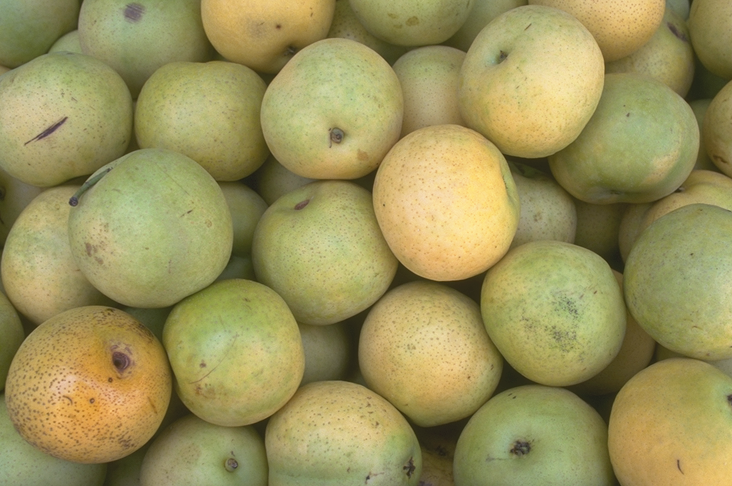
%> input picture 第八章/pears.tif, 732 x 486 px
$ octave --eval "myImrotateUnitTest('pears.tif');"   (GNU Octave 9; MATLAB toolbox functions it lacks are replaced by stand-ins)
%> lines starting %> are read from the running program, lines starting %| are printed output that depends on the picture
### 第八章/myImrotate.m
function rI = myImrotate(I,angle,varargin)
%获取必要的计算参数
[method,bbox] = ParseInputs(varargin{:});
%角度转换为弧度
angle = angle * pi / 180;
%由结果影像范围，计算几何转换关系
R = CalculateTransformMatrix(angle);
%计算结果影像
inSz = size(I);
if strcmpi(bbox,'loose')
    %由四个角点变换后的位置，计算结果影像的大小
    xIn = [1;1;inSz(2);inSz(2)];
    yIn = [1;inSz(1);inSz(1);1];
    [xOut,yOut] = In2Out(R,xIn,yIn);
    %像素取整
    xOutMin = floor( min(xOut) );
    yOutMin = floor( min(yOut) );
    xOutMax = ceil( max(xOut) );
    yOutMax = ceil( max(yOut) );
    outSz = [yOutMax, xOutMax] - [yOutMin, xOutMin] + 1;
    %记录结果影像的左上角点，相对于原始影像坐标系的位置
    xOffset = xOutMin;
    yOffset = yOutMin;
elseif strcmpi(bbox,'crop')
    outSz = inSz(1:2);
    xOffset = 1;
    yOffset = 1;
end
%原始影像数据类型
dataType = class(I);
%波段数
bandNum = size(I,3);
rI = zeros([outSz,bandNum],dataType);
%计算结果影像的格网点位置
[xOut,yOut] = meshgrid(1:outSz(2),1:outSz(1));
%计算结果影像格网点，相对于原始影像坐标系的位置
xOut = xOut(:) - 1 + xOffset;
yOut = yOut(:) - 1 + yOffset;
[xIn,yIn] = Out2In(R,xOut,yOut);
%对应的原始影像坐标
for k = 1:size(I,3)%按波段遍历
	%改变数据类型，满足函数interp2要求，构造临时变量tmp
    tmp = double( I(:,:,k) );
	%采用method方法，内插灰度
    tmp = interp2(tmp, xIn, yIn, method);
    rI(:,:,k) = reshape(tmp, outSz);
end
end

function [method,bbox] = ParseInputs(varargin)
inputNum = length(varargin);%输入参数的个数
method = 'nearest';
bbox = 'loose';
switch inputNum
    case 0
    case 1
        method = varargin{1};
    case 2
        method = varargin{1};
        bbox = varargin{2};
    otherwise
        error('Too many input arguments.');
end
end

function R = CalculateTransformMatrix(angle)
R = [
    cos(angle), -sin(angle);
    sin(angle),  cos(angle);
    ];
end

function [xout,yout] = In2Out(R,xin,yin)
%这里默认输入的x1,y1分别是1列向量，即n-by-1的矩阵
p = [xin,yin] * R;
xout = p(:,1);
yout = p(:,2);
end

function [xin,yin] = Out2In(R,xout,yout)
p = [xout,yout] / R;
xin = p(:,1);
yin = p(:,2);
end

### 第八章/myImrotateUnitTest.m
function myImrotateUnitTest(path)
%> called with path = 'pears.tif'
I = imread(path);
%> I is the input picture: size 486x732x3 uint8; mean R, G, B 154.5, 146.4, 91.1
figure;
subplot(2,3,1);
imshow(I);
rI1 = myImrotate(I,30);
%> in myImrotate, `[method,bbox] = ParseInputs(varargin{:});`: method = 'nearest'; bbox = 'loose'
%> the loop in myImrotate, `for k = 1:size(I,3)` made 3 passes
%> pass 1, in myImrotate, `tmp = double( I(:,:,k) );`:
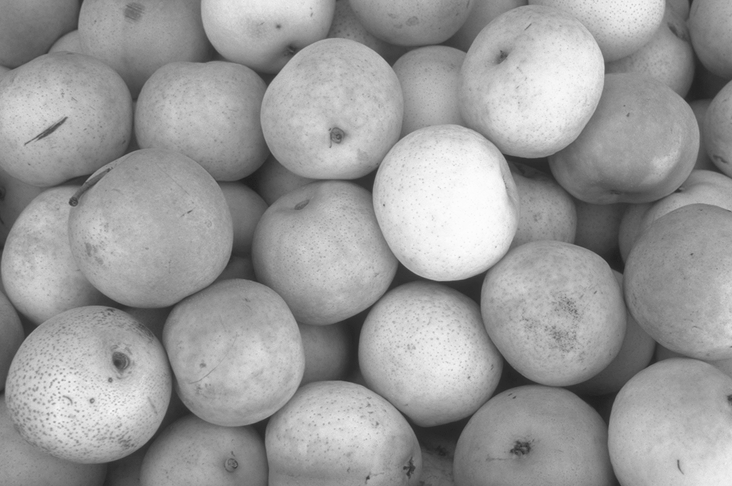
%> tmp: size 486x732 double; min 28, max 253, mean 154.5
%> pass 3, in myImrotate, `tmp = double( I(:,:,k) );`:
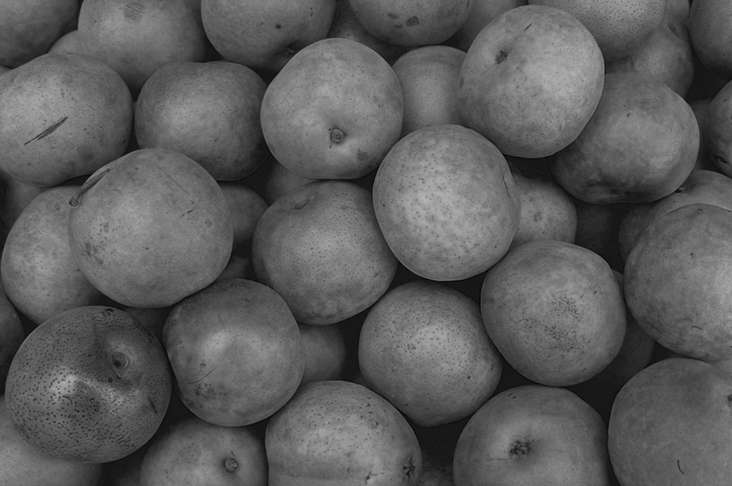
%> tmp: size 486x732 double; min 2, max 182, mean 91.1
%> after the loop in myImrotate, `for k = 1:size(I,3)`:
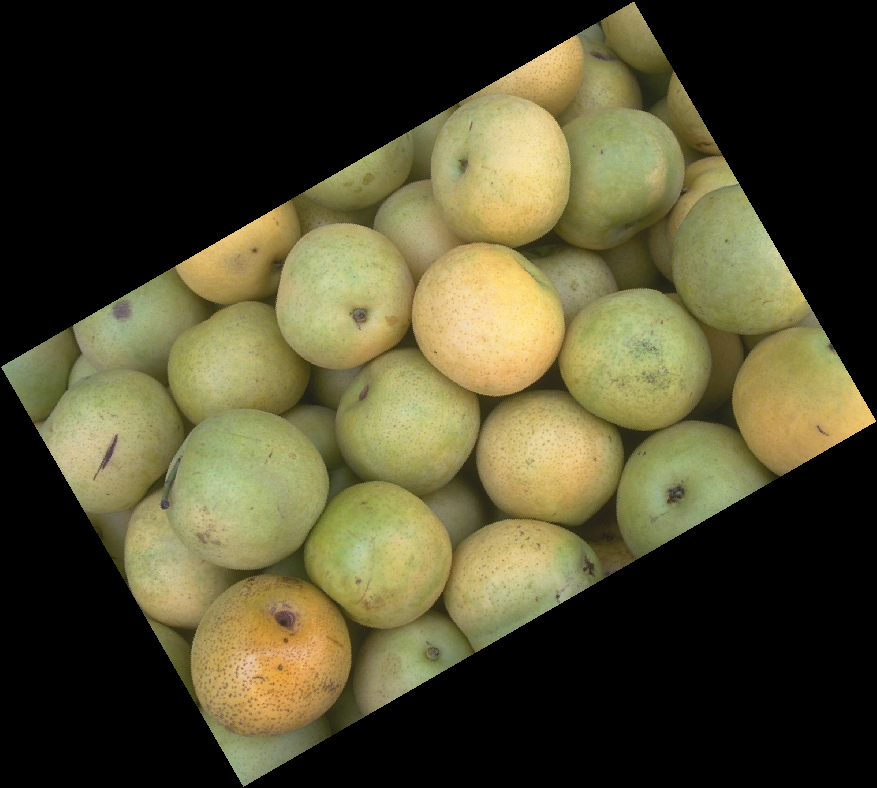
%> rI: size 788x877x3 uint8; mean R, G, B 79.3, 75.1, 46.7
subplot(2,3,2);
imshow(rI1);
rI1 = myImrotate(I,-30);
%> call 2 of myImrotate, with angle = -30
%> after the loop in myImrotate (call 2), `for k = 1:size(I,3)`:
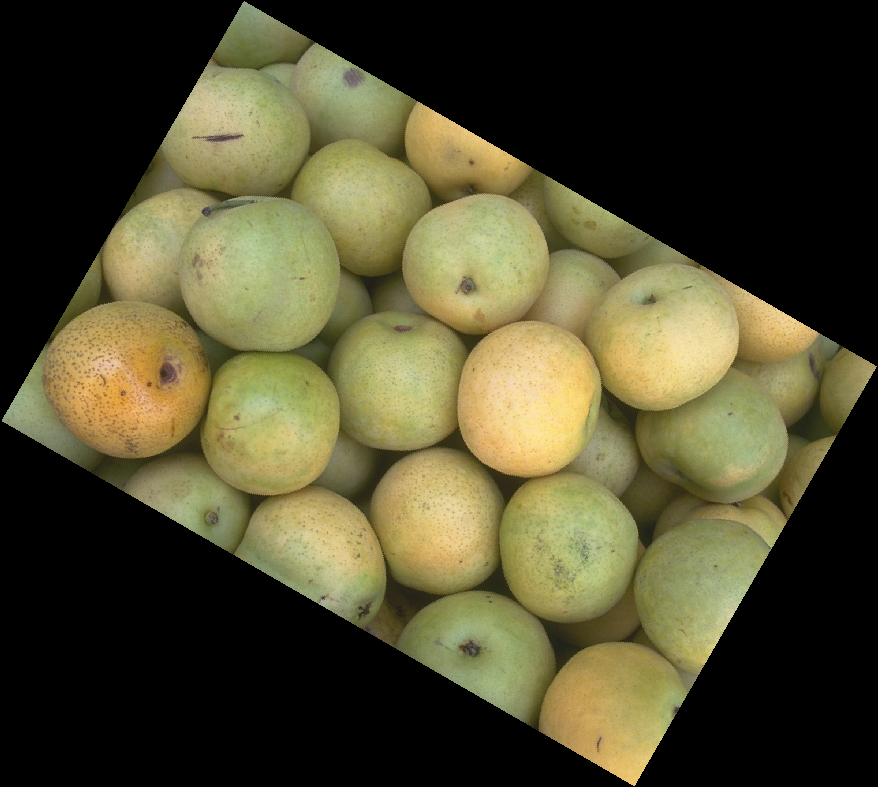
%> rI: size 787x878x3 uint8; mean R, G, B 79.3, 75.1, 46.7
subplot(2,3,3);
imshow(rI1);
rI2 = myImrotate(I,60,'nearest','crop');
%> call 3 of myImrotate, with angle = 60
%> in myImrotate (call 3), `[method,bbox] = ParseInputs(varargin{:});`: bbox = 'crop'
%> after the loop in myImrotate (call 3), `for k = 1:size(I,3)`:
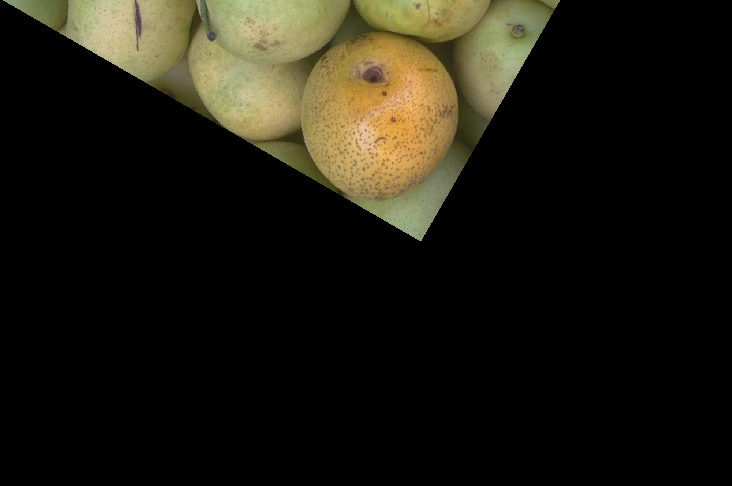
%> rI: size 486x732x3 uint8; mean R, G, B 28.8, 26.3, 16.5
subplot(2,3,4);
imshow(rI2);
rI3 = myImrotate(I,90,'bilinear','loose');
%> call 4 of myImrotate, with angle = 90
%> in myImrotate (call 4), `[method,bbox] = ParseInputs(varargin{:});`: method = 'bilinear'; bbox = 'loose'
%> after the loop in myImrotate (call 4), `for k = 1:size(I,3)`:
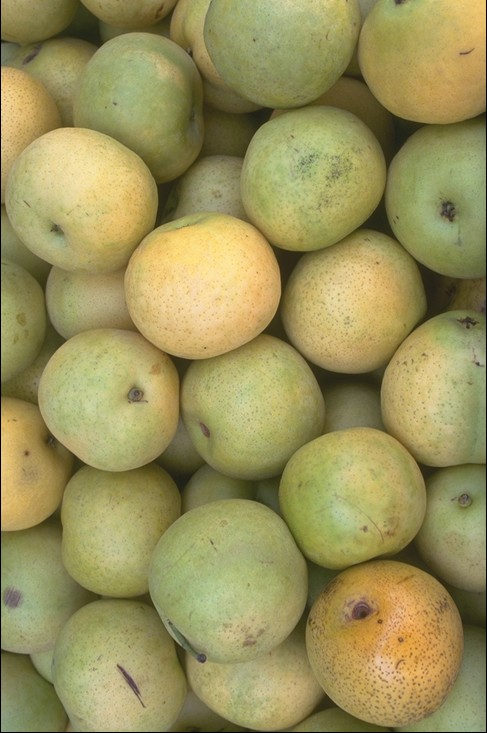
%> rI: size 733x487x3 uint8; mean R, G, B 153.6, 145.6, 90.6
subplot(2,3,5);
imshow(rI3);
rI4 = myImrotate(I,180,'bicubic','loose');
%> call 5 of myImrotate, with angle = 180
%> in myImrotate (call 5), `[method,bbox] = ParseInputs(varargin{:});`: method = 'bicubic'
%> after the loop in myImrotate (call 5), `for k = 1:size(I,3)`:
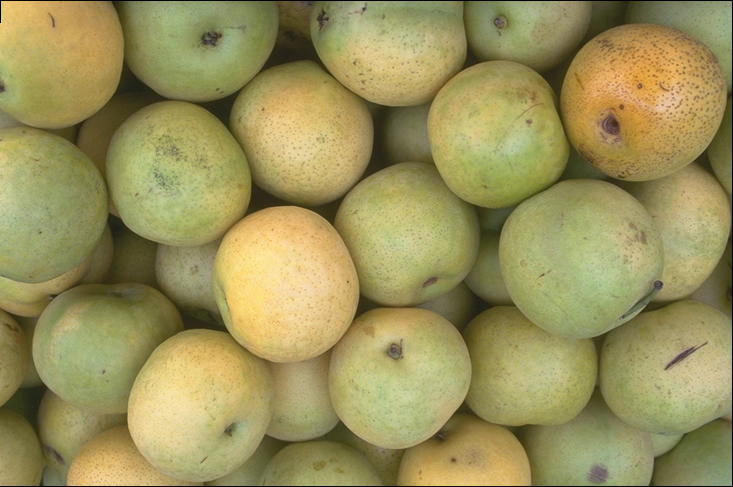
%> rI: size 487x733x3 uint8; mean R, G, B 153.6, 145.6, 90.6; mean of the top-left, top-right, bottom-left and bottom-right quarters 127.8, 126.2, 134.4, 131.3
subplot(2,3,6);
imshow(rI4);
end

% myImrotateUnitTest('moon.tif');
% myImrotateUnitTest('pears.png');
